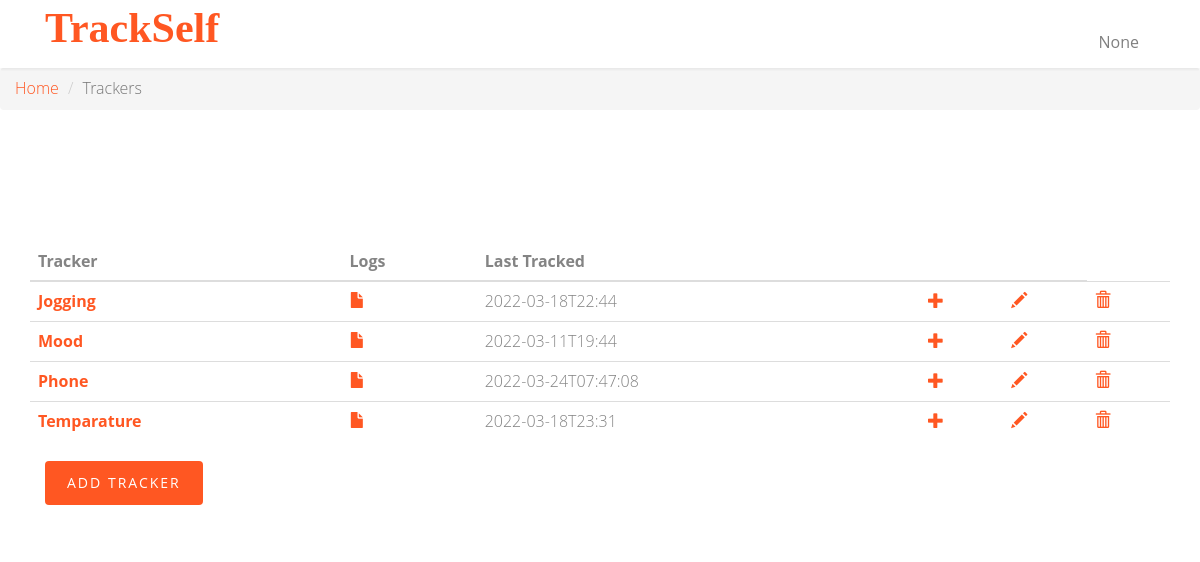
Page /trackers on the committed database.
### app.py (models this page shows)
class Tracker(db.Model):
    __tablename__ = 'tracker'
    id = db.Column(db.Integer, autoincrement=True, primary_key=True)
    name = db.Column(db.String, unique=True, nullable=False)
    description = db.Column(db.String, nullable=False)
    type = db.Column(db.String, nullable=False)
    settings = db.Column(db.String)

### app.py (the view)
@app.route("/trackers")
def trackers_page():
    username = request.cookies.get('username')
    latest_logs = db.session.query(
        Log.tracker, db.func.max(Log.timestamp).label('last_tracked')
    ).group_by(Log.tracker).subquery()
    trackers = db.session.query(Tracker.id, Tracker.name, latest_logs.c.last_tracked).outerjoin(latest_logs, Tracker.id ==
                                                                               latest_logs.c.tracker)
    return render_template('trackers-get.html', username=username, trackers=trackers)

### templates/trackers-get.html (shortened to what this page needs)
<!DOCTYPE html>
<html class="no-js">
<head>
    <link rel="stylesheet" href="static/css/animate.css">
    <link rel="stylesheet" href="static/css/icomoon.css">
    <link rel="stylesheet" href="static/css/bootstrap.css">
    <link rel="stylesheet" href="static/css/superfish.css">
    <link rel="stylesheet" href="static/css/style.css">
</head>
<body>
<div id="fh5co-wrapper">
    <div id="fh5co-page">
        <header id="fh5co-header-section" class="sticky-banner">
            <div class="container">
                <div class="nav-header">
                    <h1 id="fh5co-logo" class="col-sm-2"><a href="/">TrackSelf</a></h1>
                    <nav id="fh5co-menu-wrap" role="navigation" class="col-sm-1">
                        <ul class="sf-menu" id="fh5co-primary-menu">
                            <li class="nav-item dropdown">
                                <a class="nav-link dropdown-toggle" href="#" id="navbardrop" data-toggle="dropdown">
                                    {{ username }}
                                </a>
                            </li>
                        </ul>
                    </nav>
                </div>
            </div>
        </header>
        <nav aria-label="breadcrumb">
            <ol class="breadcrumb">
                <li class="breadcrumb-item"><a href="/">Home</a></li>
                <li class="breadcrumb-item active" aria-current="page">Trackers</li>
            </ol>
        </nav>
        <div id="fh5co-contact" class="animate-box">
            <div class="container">
                <div class="row">
                    <div class="col-md-12">
                        <table id="tracker-table" class="table">
                            <thead>
                            <th scope="col">Tracker</th>
                            <th scope="col">Logs</th>
                            <th scope="col">Last Tracked</th>
                            <th scope="col"></th>
                            <th scope="col"></th>
                            </thead>
                            <tbody>
                            {% for tracker in trackers%}
                            <tr>
                                <th scope="row"><a href="/trackers/{{ tracker['id'] }}">{{ tracker['name'] }}</a></th>
                                <td><a href="/trackers/{{ tracker['id'] }}/logs"><i class="glyphicon glyphicon-file"></i></a></td>
                                <td>{{ tracker['last_tracked'] }}</td>
                                <td><a href="/trackers/{{ tracker['id'] }}/logs/create"><i class="glyphicon glyphicon-plus"></i></a></td>
                                <td><a href="/trackers/{{ tracker['id'] }}/update"><i class="glyphicon glyphicon-pencil"></i></a></td>
                                <td><a href="/trackers/{{ tracker['id'] }}/delete"><i class="glyphicon glyphicon-trash"></i></a></td>
                            </tr>
                            {% endfor %}
                            </tbody>
                        </table>
                        <div class="col-md-12">
                            <div class="form-group">
                                <button id="myButton" class="btn btn-primary">Add Tracker</button>
                            </div>
                        </div>
                    </div>
                </div>
            </div>
        </div>
    </div>
</div>
</body>
</html>

### static/css/superfish.css (style rules this page uses)
.sf-menu, .sf-menu * { margin: 0; padding: 0; list-style: none; }
.sf-menu li { position: relative; }
.sf-menu > li { float: left; }
.sf-menu a { display: block; position: relative; }
.sf-menu { float: left; margin-bottom: 1em; }
.sf-menu a { border-left: 1px solid #fff; border-top: 1px solid #dFeEFF; border-top: 1px solid rgba(255,255,255,.5); padding: .75em 1em; text-decoration: none; zoom: 1; }
.sf-menu a { color: #13a; }
.sf-menu li { background: #BDD2FF; white-space: nowrap; *white-space: normal; -webkit-transition: background .2s; transition: background .2s; }

### static/css/style.css (style rules this page uses)
body { font-family: "Open Sans", Arial, sans-serif; line-height: 1.6; font-size: 16px; background: #fff; color: #848484; font-weight: 300; overflow-x: hidden; }
a { color: #ff5722; -webkit-transition: 0.5s, ease; -o-transition: 0.5s, ease; transition: 0.5s, ease; }
p, ul, ol { margin-bottom: 1.5em; font-size: 16px; color: #848484; font-family: "Open Sans", Arial, sans-serif; }
h1, h2, h3, h4, h5, h6 { color: #5a5a5a; font-family: "Open Sans", Arial, sans-serif; font-weight: 400; margin: 0 0 30px 0; }
.stuck { position: fixed !important; top: 0 !important; -webkit-box-shadow: 0 2px 2px rgba(0, 0, 0, 0.05); -moz-box-shadow: 0 2px 2px rgba(0, 0, 0, 0.05); -ms-box-shadow: 0 2px 2px rgba(0, 0, 0, 0.05); -o-box-shadow: 0 2px 2px rgba(0, 0, 0, 0.05); box-shadow: 0 2px 2px rgba(0, 0, 0, 0.05); }
.sf-menu { margin: 7px 0 0 0 !important; }
.sf-menu { float: right; }
.sf-menu a { color: rgba(0, 0, 0, 0.5); padding: 0.75em 1em !important; font-weight: normal; border-left: none; border-top: none; border-top: none; text-decoration: none; zoom: 1; font-size: 16px; border-bottom: none !important; }
.sf-menu li, .sf-menu ul li, .sf-menu ul ul li, .sf-menu li:hover, .sf-menu li.sfHover { background: transparent; }
#fh5co-header-section { padding: 0; position: relative; left: 0; width: 100%; z-index: 1022; background: #fff; }
.nav-header { position: relative; float: left; width: 100%; }
#fh5co-logo { position: relative; z-index: 2; font-size: 22px; text-transform: uppercase; font-weight: 700; float: left; margin: 5px 0px 0px 0px; }
#fh5co-logo a { color: #ff5722; }
#fh5co-menu-wrap { position: relative; z-index: 2; display: block; float: right; margin-top: 1%; }
#fh5co-menu-wrap .sf-menu a { padding: 1em .75em; }
#fh5co-services, #fh5co-about, #fh5co-contact { padding: 7em 0; }
#fh5co-contact .form-group { margin-bottom: 30px; }
.btn { -webkit-transition: 0.3s; -o-transition: 0.3s; transition: 0.3s; }
.btn { text-transform: uppercase; letter-spacing: 2px; -webkit-transition: 0.3s; -o-transition: 0.3s; transition: 0.3s; }
.btn.btn-primary { background: #ff5722; color: #fff; border: none !important; border: 2px solid transparent !important; }
.js .animate-box { opacity: 0; }
#fh5co-wrapper { overflow-x: hidden; position: relative; }
#fh5co-page { position: relative; -webkit-transition: 0.5s; -o-transition: 0.5s; transition: 0.5s; }
#offcanvas-menu { position: absolute; top: 0; bottom: 0; z-index: 99; background: #222; right: -240px; width: 240px; padding: 20px; overflow-y: scroll !important; display: none; }
#offcanvas-menu ul { padding: 0; margin: 0; }
#offcanvas-menu ul li { padding: 0; margin: 0 0 10px 0; list-style: none; }
#offcanvas-menu ul li a { font-size: 18px; color: rgba(255, 255, 255, 0.4); }

### templates/trackers-get.html (style rules this page uses)
#fh5co-logo a { color: #ff5722; text-transform: none; font-family: Garamond; font-size: 42px; }

### rows in the picture
Tracker: name "Jogging", last_tracked "2022-03-18T22:44"
Tracker: name "Mood", last_tracked "2022-03-11T19:44"
Tracker: name "Phone", last_tracked "2022-03-24T07:47:08"
Tracker: name "Temparature", last_tracked "2022-03-18T23:31"

### other values in the picture
{{ username }} "None"
